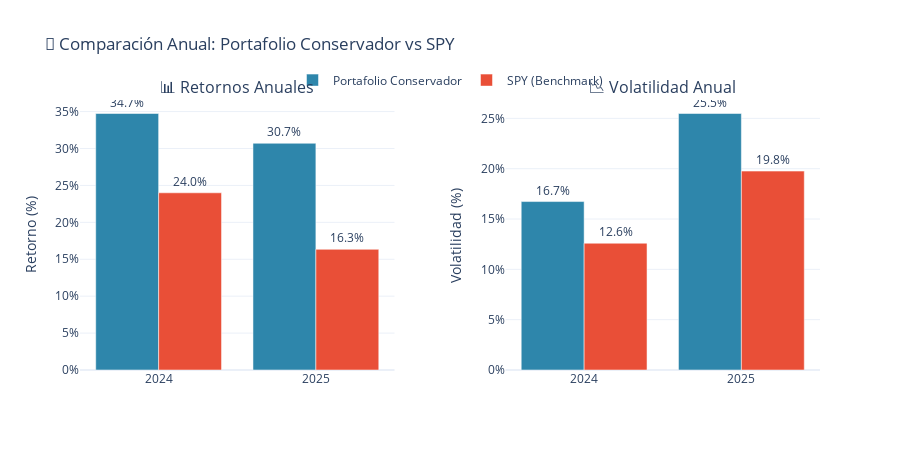

This figure's notebook cell:
### Markdown cell above
### 8.6 Comparación Anual (2024 vs 2025)

Análisis del rendimiento del portafolio y benchmark desglosado por año calendario.

### Code cell
# ============================================================================
# COMPARACIÓN ANUAL (2024 vs 2025)
# ============================================================================

def calcular_metricas_anuales(equity_curve):
    """Calcula retornos anuales a partir del equity curve."""
    # Obtener el primer y último valor de cada año
    metricas_por_anio = {}
    
    for year in equity_curve.index.year.unique():
        datos_anio = equity_curve[equity_curve.index.year == year]
        if len(datos_anio) > 0:
            valor_inicio = datos_anio.iloc[0]
            valor_fin = datos_anio.iloc[-1]
            retorno = (valor_fin - valor_inicio) / valor_inicio
            
            # Calcular métricas adicionales del año
            retornos_diarios = datos_anio.pct_change().dropna()
            volatilidad = retornos_diarios.std() * np.sqrt(252)
            
            # Max drawdown del año
            rolling_max = datos_anio.cummax()
            drawdown = (datos_anio - rolling_max) / rolling_max
            max_dd = drawdown.min()
            
            metricas_por_anio[year] = {
                'valor_inicio': valor_inicio,
                'valor_fin': valor_fin,
                'retorno': retorno,
                'volatilidad': volatilidad,
                'max_drawdown': max_dd,
                'dias_trading': len(datos_anio)
            }
    
    return metricas_por_anio

def generar_tabla_comparativa_anual(resultados_portafolio, resultados_benchmark, perfil_nombre):
    """Genera una tabla comparativa de métricas anuales."""
    
    metricas_port = calcular_metricas_anuales(resultados_portafolio['equity_curve'])
    metricas_bench = calcular_metricas_anuales(resultados_benchmark['equity_curve'])
    
    # Crear datos para la tabla
    datos = []
    for year in sorted(metricas_port.keys()):
        if year in metricas_bench:
            port = metricas_port[year]
            bench = metricas_bench[year]
            
            datos.append({
                'Año': year,
                f'Retorno {perfil_nombre}': f"{port['retorno']*100:.2f}%",
                'Retorno SPY': f"{bench['retorno']*100:.2f}%",
                'Alpha': f"{(port['retorno'] - bench['retorno'])*100:+.2f}%",
                f'Volatilidad {perfil_nombre}': f"{port['volatilidad']*100:.2f}%",
                'Volatilidad SPY': f"{bench['volatilidad']*100:.2f}%",
                f'Max DD {perfil_nombre}': f"{port['max_drawdown']*100:.2f}%",
                'Max DD SPY': f"{bench['max_drawdown']*100:.2f}%",
                'Días Trading': port['dias_trading']
            })
    
    return pd.DataFrame(datos)

def graficar_comparacion_anual(resultados_portafolio, resultados_benchmark, perfil_nombre):
    """Genera gráfico de barras comparativo por año."""
    
    metricas_port = calcular_metricas_anuales(resultados_portafolio['equity_curve'])
    metricas_bench = calcular_metricas_anuales(resultados_benchmark['equity_curve'])
    
    years = sorted(metricas_port.keys())
    retornos_port = [metricas_port[y]['retorno'] * 100 for y in years]
    retornos_bench = [metricas_bench[y]['retorno'] * 100 for y in years]
    
    fig = make_subplots(
        rows=1, cols=2,
        subplot_titles=('📊 Retornos Anuales', '📉 Volatilidad Anual'),
        horizontal_spacing=0.15
    )
    
    # Gráfico de retornos
    fig.add_trace(
        go.Bar(name=f'Portafolio {perfil_nombre}', x=[str(y) for y in years], y=retornos_port,
               marker_color='#2E86AB', text=[f'{r:.1f}%' for r in retornos_port], textposition='outside'),
        row=1, col=1
    )
    fig.add_trace(
        go.Bar(name='SPY (Benchmark)', x=[str(y) for y in years], y=retornos_bench,
               marker_color='#E94F37', text=[f'{r:.1f}%' for r in retornos_bench], textposition='outside'),
        row=1, col=1
    )
    
    # Gráfico de volatilidad
    vol_port = [metricas_port[y]['volatilidad'] * 100 for y in years]
    vol_bench = [metricas_bench[y]['volatilidad'] * 100 for y in years]
    
    fig.add_trace(
        go.Bar(name=f'Vol {perfil_nombre}', x=[str(y) for y in years], y=vol_port,
               marker_color='#2E86AB', text=[f'{v:.1f}%' for v in vol_port], textposition='outside',
               showlegend=False),
        row=1, col=2
    )
    fig.add_trace(
        go.Bar(name='Vol SPY', x=[str(y) for y in years], y=vol_bench,
               marker_color='#E94F37', text=[f'{v:.1f}%' for v in vol_bench], textposition='outside',
               showlegend=False),
        row=1, col=2
    )
    
    fig.update_layout(
        title=f'📅 Comparación Anual: Portafolio {perfil_nombre} vs SPY',
        barmode='group',
        template='plotly_white',
        height=450,
        legend=dict(orientation="h", yanchor="bottom", y=1.02, xanchor="center", x=0.5)
    )
    
    fig.update_yaxes(title_text="Retorno (%)", ticksuffix="%", row=1, col=1)
    fig.update_yaxes(title_text="Volatilidad (%)", ticksuffix="%", row=1, col=2)
    
    return fig

# ==========================================
# EJECUTAR COMPARACIÓN ANUAL
# ==========================================

if 'resultados_portafolio' in dir() and resultados_portafolio is not None:
    print("=" * 80)
    print("📅 COMPARACIÓN ANUAL: PORTAFOLIO vs BENCHMARK (SPY)")
    print("=" * 80)
    
    # Tabla de métricas anuales
    df_anual = generar_tabla_comparativa_anual(resultados_portafolio, resultados_benchmark, perfil)
    display(df_anual)
    
    # Análisis por año
    metricas_port = calcular_metricas_anuales(resultados_portafolio['equity_curve'])
    metricas_bench = calcular_metricas_anuales(resultados_benchmark['equity_curve'])
    
    print("\n" + "=" * 80)
    print("📊 ANÁLISIS DETALLADO POR AÑO")
    print("=" * 80)
    
    for year in sorted(metricas_port.keys()):
        port = metricas_port[year]
        bench = metricas_bench[year]
        alpha = port['retorno'] - bench['retorno']
        
        print(f"\n📆 AÑO {year}:")
        print(f"   • Portafolio: {port['retorno']*100:+.2f}% | SPY: {bench['retorno']*100:+.2f}%")
        print(f"   • Alpha generado: {alpha*100:+.2f}%")
        
        if alpha > 0:
            print(f"   ✅ El portafolio SUPERÓ al benchmark en {year}")
        else:
            print(f"   ❌ El portafolio tuvo underperformance en {year}")
    
    # Gráfico
    fig_anual = graficar_comparacion_anual(resultados_portafolio, resultados_benchmark, perfil)
    fig_anual.show()
    
else:
    print("⚠️ Ejecuta las celdas anteriores primero.")

### Figure 1 — Plotly figure (JSON) as saved in the notebook; plotly's stock layout.template omitted (floating-point values rounded to 4 significant figures)
{"data": [{"marker": {"color": "#2E86AB"}, "name": "Portafolio Conservador", "text": ["34.7%", "30.7%"], "textposition": "outside", "type": "bar", "x": ["2024", "2025"], "xaxis": "x", "y": [34.74, 30.71], "yaxis": "y"}, {"marker": {"color": "#E94F37"}, "name": "SPY (Benchmark)", "text": ["24.0%", "16.3%"], "textposition": "outside", "type": "bar", "x": ["2024", "2025"], "xaxis": "x", "y": [24.0, 16.34], "yaxis": "y"}, {"marker": {"color": "#2E86AB"}, "name": "Vol Conservador", "showlegend": false, "text": ["16.7%", "25.5%"], "textposition": "outside", "type": "bar", "x": ["2024", "2025"], "xaxis": "x2", "y": [16.74, 25.48], "yaxis": "y2"}, {"marker": {"color": "#E94F37"}, "name": "Vol SPY", "showlegend": false, "text": ["12.6%", "19.8%"], "textposition": "outside", "type": "bar", "x": ["2024", "2025"], "xaxis": "x2", "y": [12.59, 19.76], "yaxis": "y2"}], "layout": {"annotations": [{"font": {"size": 16}, "showarrow": false, "text": "📊 Retornos Anuales", "x": 0.2125, "xanchor": "center", "xref": "paper", "y": 1, "yanchor": "bottom", "yref": "paper"}, {"font": {"size": 16}, "showarrow": false, "text": "📉 Volatilidad Anual", "x": 0.7875, "xanchor": "center", "xref": "paper", "y": 1, "yanchor": "bottom", "yref": "paper"}], "barmode": "group", "height": 450, "legend": {"orientation": "h", "x": 0.5, "xanchor": "center", "y": 1.02, "yanchor": "bottom"}, "title": {"text": "📅 Comparación Anual: Portafolio Conservador vs SPY"}, "xaxis": {"anchor": "y", "domain": [0, 0.425]}, "xaxis2": {"anchor": "y2", "domain": [0.575, 1]}, "yaxis": {"anchor": "x", "domain": [0, 1], "ticksuffix": "%", "title": {"text": "Retorno (%)"}}, "yaxis2": {"anchor": "x2", "domain": [0, 1], "ticksuffix": "%", "title": {"text": "Volatilidad (%)"}}}}
